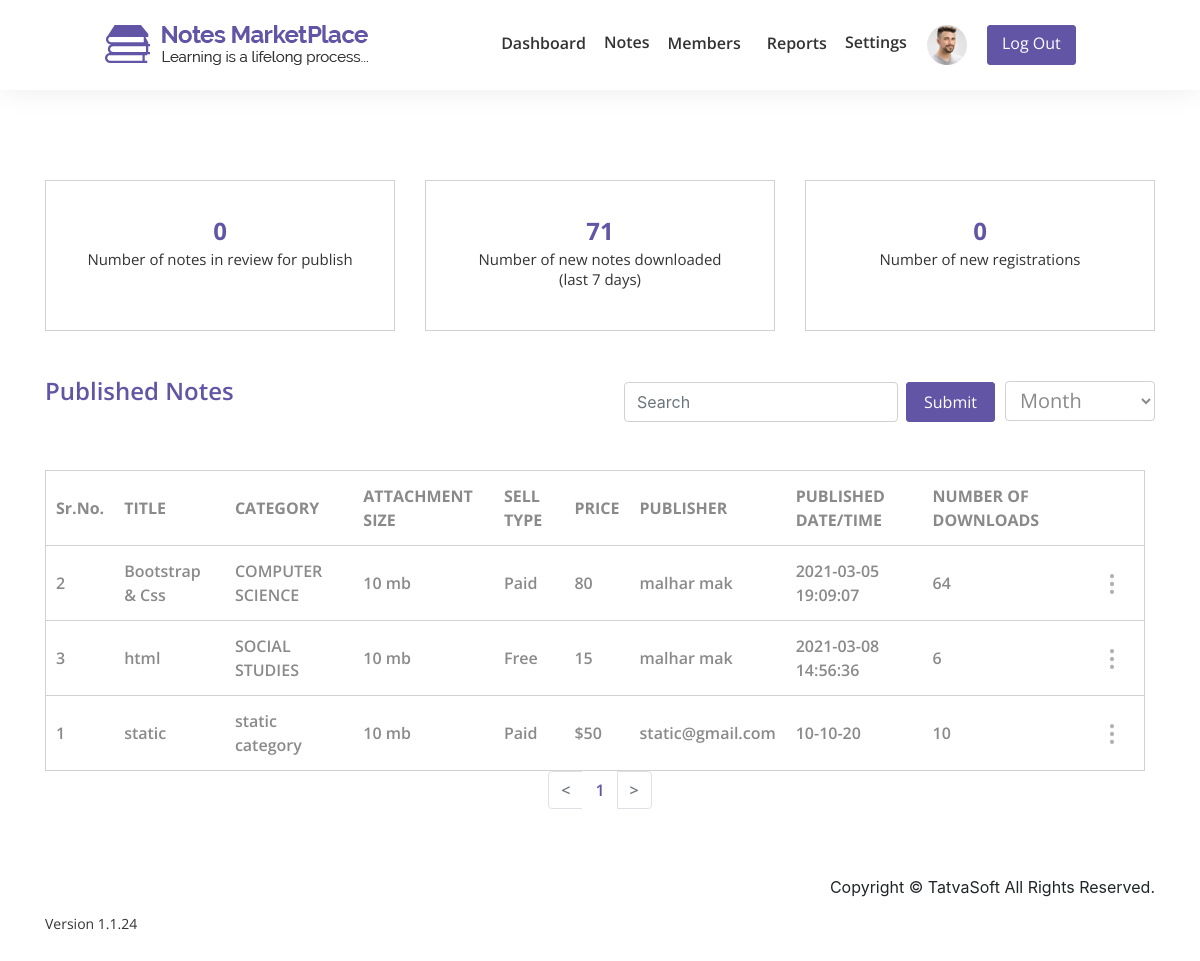
Screenshot of /notesmarketplace/admin/dashboard.php (signed in) with the database file from the repository.
### tables this page shows
CREATE TABLE `userprofile` (
  `ID` int(11) NOT NULL,
  `UserID` int(11) NOT NULL,
  `DOB` datetime DEFAULT NULL,
  `Gender` int(11) DEFAULT NULL,
  `SecondaryEmailAddress` varchar(100) DEFAULT NULL,
  `PhoneNumber_CountryCode` varchar(5) NOT NULL,
  `PhoneNumber` varchar(20) NOT NULL,
  `ProfilePicture` varchar(500) DEFAULT NULL,
  `AddressLine1` varchar(100) NOT NULL,
  `AddressLine2` varchar(100) NOT NULL,
  `City` varchar(50) NOT NULL,
  `State` varchar(50) NOT NULL,
  `ZipCode` varchar(50) NOT NULL,
  `Country` varchar(50) NOT NULL,
  `University` varchar(100) DEFAULT NULL,
  `College` varchar(100) DEFAULT NULL,
  `CreatedDate` datetime DEFAULT current_timestamp(),
  `CreatedBy` int(11) DEFAULT NULL,
  `ModifiedDate` datetime DEFAULT NULL,
  `ModifiedBy` int(11) DEFAULT NULL
);

CREATE TABLE `sellernotes` (
  `ID` int(11) NOT NULL,
  `SellerID` int(11) NOT NULL,
  `Status` varchar(15) DEFAULT NULL,
  `ActionedBy` int(11) DEFAULT NULL,
  `AdminRemarks` varchar(255) DEFAULT NULL,
  `PublishedDate` datetime DEFAULT NULL,
  `Title` varchar(100) NOT NULL,
  `Category` varchar(30) DEFAULT NULL,
  `DisplayPicture` varchar(500) DEFAULT NULL,
  `FilePath` varchar(100) NOT NULL,
  `NoteType` varchar(20) DEFAULT NULL,
  `NumberofPages` int(11) DEFAULT NULL,
  `Description` varchar(255) NOT NULL,
  `UniversityName` varchar(200) DEFAULT NULL,
  `Country` varchar(50) DEFAULT NULL,
  `Course` varchar(100) DEFAULT NULL,
  `CourseCode` varchar(100) DEFAULT NULL,
  `Professor` varchar(100) DEFAULT NULL,
  `IsPaid` varchar(10) NOT NULL,
  `SellingPrice` decimal(10,0) DEFAULT NULL,
  `NotesPreview` varchar(255) DEFAULT NULL,
  `CreatedDate` datetime DEFAULT current_timestamp(),
  `CreatedBy` int(11) DEFAULT NULL,
  `ModifiedDate` datetime DEFAULT NULL,
  `ModifiedBy` int(11) DEFAULT NULL,
  `IsActive` bit(1) NOT NULL DEFAULT b'1'
);

CREATE TABLE `users` (
  `ID` int(11) NOT NULL,
  `RoleID` int(11) NOT NULL,
  `FirstName` varchar(50) NOT NULL,
  `LastName` varchar(50) NOT NULL,
  `EmailID` varchar(100) NOT NULL,
  `Password` varchar(24) NOT NULL,
  `IsEmailVerified` bit(1) NOT NULL DEFAULT b'0',
  `CreatedDate` datetime DEFAULT current_timestamp(),
  `CreatedBy` int(11) DEFAULT NULL,
  `ModifiedDate` datetime DEFAULT NULL,
  `ModifiedBy` int(11) DEFAULT NULL,
  `IsActive` bit(1) DEFAULT b'1',
  `vkey` varchar(255) DEFAULT ''
);

### notesmarketplace/admin/dashboard.php (the view, shortened to what this page needs)
<?php
include"../includes/database.php";
?>
<?php
if(!isset($_SESSION['user_id'])){
?>
<script>
    location.replace('../login.php');
</script>
<?php
}else{
    $user_id = $_SESSION['user_id'];
}
?>
<?php
$admin = "SELECT * FROM userprofile WHERE UserID = $user_id AND ProfilePicture IS NOT NULL";
$admin_info = mysqli_query($connection,$admin);
    $adm = mysqli_fetch_assoc($admin_info);
if(mysqli_num_rows($admin_info) != 0){
    $profile = $adm['ProfilePicture'];
}
?>
<!DOCTYPE html>
<html lang="en">
<head>
    <link rel="stylesheet" href="css/font-awesome/css/font-awesome.min.css">
    <link rel="stylesheet" href="css/bootstrap/bootstrap.min.css">
    <link rel="stylesheet" href="css/dash.css">
    <link rel="stylesheet" href="css/nav.css">
    <link rel="stylesheet" href="css/preloader.css">
</head>
<body>
    <header>
        <div class="container">
            <nav class="navbar navbar-expand-lg navbar-light fixed-top">
                <div class="collapse navbar-collapse " id="navbarTogglerDemo01">
                    <div class="container">
                        <a class="navbar-brand float-left" href="#"><img src="../img/logo.png" class="img-fluid"></a>
                        <ul class="navbar-nav mr-auto mt-2 mt-lg-0 ml-auto">
                            <li class="nav-item"><a class="nav-link" href="<?php if(isset($user_id)){ echo 'dashboard.php?user_id='.$user_id;}else {echo 'dashboard.php';}?>">Dashboard</a></li>
                            <li class="nav-item note-dropdown">
                             <div class="dropdown show">
                                    <a class="note-dropdown" href="#" role="" id="dropdownMenuLink" data-toggle="dropdown" aria-haspopup="true" aria-expanded="false" >
                                       Notes
                                    </a>
                                </div>
                            </li>
                            <li class="nav-item"><a class="nav-link" href="members.php">Members</a> </li>
                            <li class="nav-item"><a class="nav-link" href="spam_reports.php">Reports</a></li>
                           <li class="nav-item note-dropdown">
                             <div class="dropdown show">
                                    <a class="note-dropdown" href="#" role="" id="dropdownMenuLink" data-toggle="dropdown" aria-haspopup="true" aria-expanded="false" >
                                      Settings
                                    </a>
                                </div>
                            </li>
                            <li class="nav-item ">
                                <div class="dropdown show">
                                    <a class="" href="#" role="" id="dropdownMenu" data-toggle="dropdown" aria-haspopup="true" aria-expanded="false">
                                       <?php
                                       if(isset($profile)){
                                           ?>
                                           <img class="profile" src="<?php if(isset($profile)){ echo $profile; }?>" alt="">
                                           <?php
                                       }else{
                                          ?>
                                        <img class="profile" src="../img/images/user-l.jpg" alt="">
                                        <?php } ?>
                                    </a>
                                </div>
                            </li>
                            <li class="nav-item"><a class="btn btn-primary" href="../logout.php" role="button">Log Out</a></li>
                        </ul>
                    </div>
                </div>
            </nav>
        </div>
    </header>
    <?php
    $r_query = "SELECT * FROM sellernotes WHERE Status = 'inreview' ";
    $inreview_notes = mysqli_query($connection,$r_query);
    $notes_in_review = mysqli_num_rows($inreview_notes);
     $d_query = "SELECT * FROM downloads";
    $downloaded_notes = mysqli_query($connection,$d_query);
    $notes_downloaded = mysqli_num_rows($downloaded_notes);
?>
    <section id="dashboard">
        <div class="container">
            <div class="row">
                <div class="col-md-4">
                    <div class="dash">
                        <h5><?php echo $notes_in_review ?></h5>
                        <p>Number of notes in review for publish</p>
                    </div>
                </div>
                <div class="col-md-4">
                    <div class="dash">
                        <h5><?php echo $notes_downloaded ?></h5>
                        <p>Number of new notes downloaded<br>(last 7 days)</p>
                    </div>
                </div>
                <div class="col-md-4">
                    <div class="dash">
                        <h5>0</h5>
                        <p>Number of new registrations</p>
                    </div>
                </div>
            </div>
        </div>
    </section>
    <section id="progress-notes">
        <div class="content-box-lg">
            <div class="container">
                <div class="table-title row">
                    <div class="col-6">
                        <p>Published Notes</p>
                    </div>
                    <div class="col-6">
                        <form class="form-inline" method="post">
                            <input type="text" class="form-control mb-2 mr-sm-2" id="inlineFormInputName2" placeholder="Search" name="search">
                            <button type="submit" class="btn btn-primary mb-2" name="submit">Submit</button>
                            <select id="month" class="form-control" name="month">
                                <option selected>Month</option>
                            </select>
                        </form>
                    </div>
                </div>
                <div class="table-responsive">
                    <table class="progres">
                        <tr>
                            <th>Sr.No.</th>
                            <th>TITLE</th>
                            <th>CATEGORY</th>
                            <th>ATTACHMENT SIZE</th>
                            <th>SELL TYPE</th>
                            <th>PRICE</th>
                            <th>PUBLISHER</th>
                            <th>PUBLISHED DATE/TIME</th>
                            <th> NUMBER OF DOWNLOADS</th>
                            <th></th>
                        </tr>
                        <?php
                         if(isset($_GET['page'])){
                            $page = $_GET['page'];
                            $page =mysqli_real_escape_string($connection,$page);
                            $page = htmlentities($page);
                            }
                            else{
                                $page = 1;
                            }
                            $num_per_page = 5;
                            $start_from = ($page-1) * $num_per_page;
                             if(isset($_POST['submit'])){
                                $search = $_POST['search'];
                                 $query = "SELECT * FROM sellernotes WHERE Status = 'published' AND Title LIKE '{$search}%'  ";
                             }
                            else{
                            $query = "SELECT * FROM sellernotes WHERE Status = 'published' ";
                            }
                    $published_notes = mysqli_query($connection,$query);
                          $total_records = mysqli_num_rows($published_notes);
                         $total_pages = ceil($total_records / $num_per_page);
                        $i=1;
                        $srno = 1;
                        while($row = mysqli_fetch_assoc($published_notes)){
                                if($row['IsPaid'] == 'no'){
                                    $selltype = "Free";
                                }else{
                                    $selltype = "Paid";
                                }
                            $seller = $row['SellerID'];
                            $title = $row['Title'];
                            $cat = $row['Category'];
                            $n_id = $row['ID'];
                            $u_query = "SELECT * FROM users WHERE ID = $seller";
                             $user_query = mysqli_query($connection,$u_query);
                            if(mysqli_num_rows($user_query)!== 0){
                               $user = mysqli_fetch_assoc($user_query);
                                $publisher = $user['FirstName'].' '.$user['LastName'];
                            }
                            $price = $row['SellingPrice'];
                            $publish_date = $row['CreatedDate'];
                            $downloads = "SELECT * FROM downloads WHERE NoteID = $n_id";
                            $downloads_query = mysqli_query($connection,$downloads);
                            $download_num = mysqli_num_rows($downloads_query);
                            $srno++;
                            if($start_from<$i){
                    ?>
                        <tr>
                            <td><?php echo $srno; ?></td>
                            <td><?php echo $title; ?></td>
                            <td><?php echo $cat; ?></td>
                            <td>10 mb</td>
                            <td><?php echo $selltype; ?></td>
                            <td><?php echo $price; ?></td>
                            <td><?php echo  $publisher; ?></td>
                            <td><?php echo $publish_date; ?></td>
                            <td><?php echo $download_num; ?></td>
                            <td>
                                <div class="dropdown">
                                    <a class="" data-toggle="dropdown">
                                        <div class="dots">
                                            <img src="../img/images/dots.png">
                                        </div>
                                    </a>
                                </div>
                            </td>
                        </tr>
                        <?php
                        }
                             $i++;
                        }
                    ?>
                        <tr>
                            <td>1</td>
                            <td>static</td>
                            <td>static category</td>
                            <td>10 mb</td>
                            <td>Paid</td>
                            <td>$50</td>
                            <td>static@gmail.com</td>
                            <td>10-10-20</td>
                            <td>10</td>
                            <td>
                                <div class="dropdown">
                                    <a class="" data-toggle="dropdown">
                                        <div class="dots">
                                            <img src="../img/images/dots.png">
                                        </div>
                                    </a>
                                </div>
                            </td>
                        </tr>
                    </table>
                </div>
                <nav aria-label="Page navigation example" id="pagination">
                    <ul class="pagination d-flex justify-content-center">
                        <li class="page-item  <?php if($page == 1){ echo 'disabled'; }?>">
                            <a class="page-link" href="dashboard.php?page=<?php echo $page-1; ?>" aria-label="Previous">
                                <span aria-hidden="true">&#60;</span>
                            </a>
                        </li>
                        <?php
                            for($i=1;$i<=$total_pages;$i++){
                        ?>
                        <li class="page-item">
                            <a class="page-link <?php if($page == $i) { echo 'active'; }?>" href="dashboard.php?page=<?php echo $i ; ?>"><?php echo $i ;?></a>
                        </li>
                        <?php
                            }
                        ?>
                        <li class="page-item <?php if($page == $total_pages){ echo 'disabled'; }?>">
                            <a class="page-link" href="dashboard.php?page=<?php echo $page-1; ?>" aria-label="Next">
                                <span aria-hidden="true">&#62;</span>
                            </a>
                        </li>
                    </ul>
                </nav>
            </div>
        </div>
    </section>
    <footer>
        <div class="container">
            <div class="row">
                <div class="col-md-6 col-sm-8 foot-text text-left">
                    <p>Version 1.1.24</p>
                </div>
                <div class="col-md-6 col-sm-4 foot-icon col-sm-4 text-right">
                    <p>Copyright &copy; TatvaSoft All Rights Reserved.</p>
                </div>
            </div>
        </div>
    </footer>
</body>
</html>

### rows the page displays
userprofile: ProfilePicture (picture)
sellernotes: Title "Bootstrap & Css", Category "COMPUTER SCIENCE", IsPaid "Paid", SellingPrice "80", users.FirstName+LastName "malhar mak", CreatedDate "2021-03-05 19:09:07", download_num "64"
sellernotes: Title "html", Category "SOCIAL STUDIES", IsPaid "Free", SellingPrice "15", CreatedDate "2021-03-08 14:56:36", download_num "6"
users: publisher "malhar mak"

### other values shown
$notes_in_review "0"
$notes_downloaded "71"
